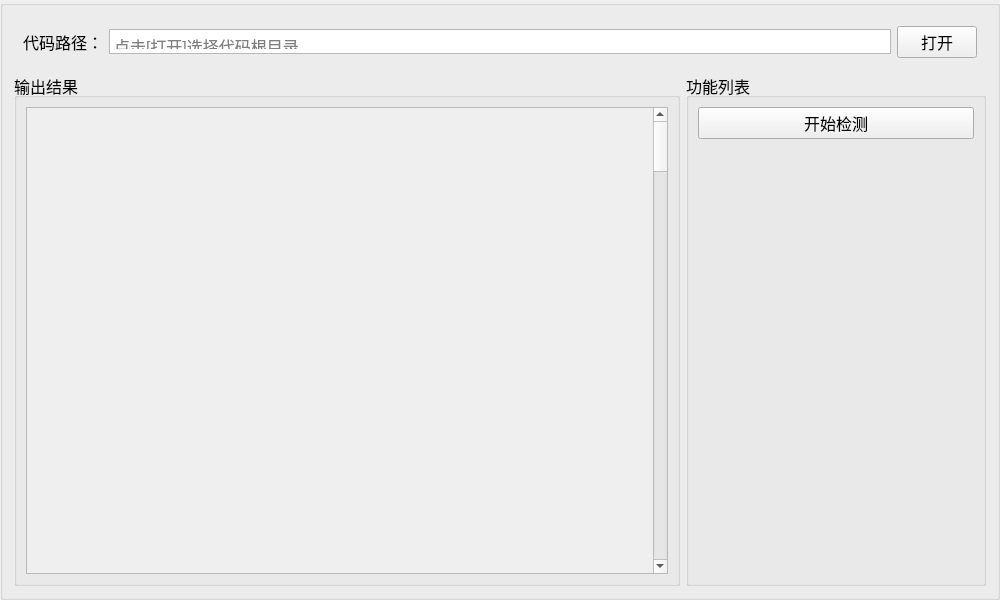
<?xml version="1.0" encoding="UTF-8"?>
<ui version="4.0">
 <class>codeCheckBox</class>
 <widget class="QGroupBox" name="codeCheckBox">
  <property name="geometry">
   <rect>
    <x>0</x>
    <y>0</y>
    <width>1000</width>
    <height>600</height>
   </rect>
  </property>
  <property name="minimumSize">
   <size>
    <width>0</width>
    <height>0</height>
   </size>
  </property>
  <property name="font">
   <font>
    <pointsize>12</pointsize>
   </font>
  </property>
  <property name="windowTitle">
   <string>GroupBox</string>
  </property>
  <property name="title">
   <string/>
  </property>
  <layout class="QGridLayout" name="gridLayout_2">
   <item row="1" column="0">
    <widget class="QGroupBox" name="groupBox">
     <property name="title">
      <string>输出结果</string>
     </property>
     <layout class="QVBoxLayout" name="verticalLayout_2">
      <item>
       <widget class="QScrollArea" name="scrollArea">
        <property name="verticalScrollBarPolicy">
         <enum>Qt::ScrollBarAlwaysOn</enum>
        </property>
        <property name="horizontalScrollBarPolicy">
         <enum>Qt::ScrollBarAlwaysOff</enum>
        </property>
        <property name="sizeAdjustPolicy">
         <enum>QAbstractScrollArea::AdjustToContents</enum>
        </property>
        <property name="widgetResizable">
         <bool>true</bool>
        </property>
        <property name="alignment">
         <set>Qt::AlignLeading|Qt::AlignLeft|Qt::AlignTop</set>
        </property>
        <widget class="QWidget" name="scrollAreaWidgetContents">
         <property name="geometry">
          <rect>
           <x>0</x>
           <y>0</y>
           <width>631</width>
           <height>10000</height>
          </rect>
         </property>
         <property name="minimumSize">
          <size>
           <width>631</width>
           <height>10000</height>
          </size>
         </property>
         <property name="maximumSize">
          <size>
           <width>631</width>
           <height>10000</height>
          </size>
         </property>
         <widget class="QLabel" name="label">
          <property name="geometry">
           <rect>
            <x>0</x>
            <y>0</y>
            <width>631</width>
            <height>10000</height>
           </rect>
          </property>
          <property name="minimumSize">
           <size>
            <width>631</width>
            <height>10000</height>
           </size>
          </property>
          <property name="maximumSize">
           <size>
            <width>631</width>
            <height>10000</height>
           </size>
          </property>
          <property name="text">
           <string/>
          </property>
          <property name="alignment">
           <set>Qt::AlignLeading|Qt::AlignLeft|Qt::AlignTop</set>
          </property>
          <property name="wordWrap">
           <bool>true</bool>
          </property>
         </widget>
        </widget>
       </widget>
      </item>
     </layout>
    </widget>
   </item>
   <item row="1" column="1">
    <widget class="QGroupBox" name="groupBox_5">
     <property name="minimumSize">
      <size>
       <width>300</width>
       <height>0</height>
      </size>
     </property>
     <property name="maximumSize">
      <size>
       <width>300</width>
       <height>16777215</height>
      </size>
     </property>
     <property name="title">
      <string>功能列表</string>
     </property>
     <layout class="QVBoxLayout" name="verticalLayout_3">
      <item>
       <widget class="QPushButton" name="btn_check">
        <property name="text">
         <string>开始检测</string>
        </property>
       </widget>
      </item>
      <item>
       <spacer name="verticalSpacer_2">
        <property name="orientation">
         <enum>Qt::Vertical</enum>
        </property>
        <property name="sizeHint" stdset="0">
         <size>
          <width>20</width>
          <height>40</height>
         </size>
        </property>
       </spacer>
      </item>
     </layout>
    </widget>
   </item>
   <item row="0" column="0" colspan="2">
    <widget class="QWidget" name="widget" native="true">
     <property name="minimumSize">
      <size>
       <width>0</width>
       <height>50</height>
      </size>
     </property>
     <property name="maximumSize">
      <size>
       <width>16777215</width>
       <height>50</height>
      </size>
     </property>
     <layout class="QHBoxLayout" name="horizontalLayout_2">
      <item>
       <widget class="QLabel" name="label_2">
        <property name="text">
         <string>代码路径：</string>
        </property>
       </widget>
      </item>
      <item>
       <widget class="QTextEdit" name="textEdit">
        <property name="minimumSize">
         <size>
          <width>0</width>
          <height>25</height>
         </size>
        </property>
        <property name="maximumSize">
         <size>
          <width>16777215</width>
          <height>25</height>
         </size>
        </property>
        <property name="verticalScrollBarPolicy">
         <enum>Qt::ScrollBarAlwaysOff</enum>
        </property>
        <property name="readOnly">
         <bool>true</bool>
        </property>
        <property name="textInteractionFlags">
         <set>Qt::NoTextInteraction</set>
        </property>
        <property name="placeholderText">
         <string>点击[打开]选择代码根目录...</string>
        </property>
       </widget>
      </item>
      <item>
       <widget class="QPushButton" name="pushButton">
        <property name="text">
         <string>打开</string>
        </property>
       </widget>
      </item>
     </layout>
    </widget>
   </item>
  </layout>
 </widget>
 <resources/>
 <connections/>
</ui>
